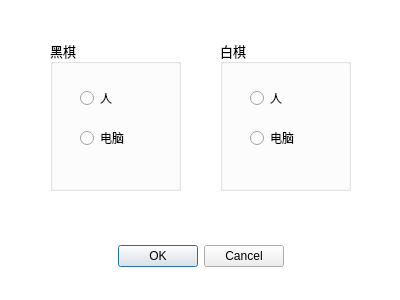
<?xml version="1.0" encoding="UTF-8"?>
<ui version="4.0">
 <class>StandAloneDlg</class>
 <widget class="QDialog" name="StandAloneDlg">
  <property name="geometry">
   <rect>
    <x>0</x>
    <y>0</y>
    <width>400</width>
    <height>300</height>
   </rect>
  </property>
  <property name="windowTitle">
   <string>单机模式</string>
  </property>
  <property name="styleSheet">
   <string notr="true">QDialog{
	background-color: rgb(255, 255, 255);
}
QRadioButton{
	font: 9pt &quot;微软雅黑&quot;;
}
</string>
  </property>
  <widget class="QDialogButtonBox" name="buttonBox">
   <property name="geometry">
    <rect>
     <x>30</x>
     <y>240</y>
     <width>341</width>
     <height>32</height>
    </rect>
   </property>
   <property name="font">
    <font>
     <family>微软雅黑</family>
    </font>
   </property>
   <property name="styleSheet">
    <string notr="true"/>
   </property>
   <property name="standardButtons">
    <set>QDialogButtonBox::Cancel|QDialogButtonBox::Ok</set>
   </property>
   <property name="centerButtons">
    <bool>true</bool>
   </property>
  </widget>
  <widget class="QGroupBox" name="groupBox">
   <property name="geometry">
    <rect>
     <x>50</x>
     <y>40</y>
     <width>131</width>
     <height>151</height>
    </rect>
   </property>
   <property name="font">
    <font>
     <family>微软雅黑</family>
     <pointsize>10</pointsize>
    </font>
   </property>
   <property name="title">
    <string>黑棋</string>
   </property>
   <widget class="QRadioButton" name="radioButton">
    <property name="geometry">
     <rect>
      <x>30</x>
      <y>50</y>
      <width>89</width>
      <height>16</height>
     </rect>
    </property>
    <property name="text">
     <string>人</string>
    </property>
   </widget>
   <widget class="QRadioButton" name="radioButton_2">
    <property name="geometry">
     <rect>
      <x>30</x>
      <y>90</y>
      <width>89</width>
      <height>16</height>
     </rect>
    </property>
    <property name="text">
     <string>电脑</string>
    </property>
   </widget>
  </widget>
  <widget class="QGroupBox" name="groupBox_3">
   <property name="geometry">
    <rect>
     <x>220</x>
     <y>40</y>
     <width>131</width>
     <height>151</height>
    </rect>
   </property>
   <property name="font">
    <font>
     <family>微软雅黑</family>
     <pointsize>10</pointsize>
    </font>
   </property>
   <property name="title">
    <string>白棋</string>
   </property>
   <widget class="QRadioButton" name="radioButton_3">
    <property name="geometry">
     <rect>
      <x>30</x>
      <y>50</y>
      <width>89</width>
      <height>16</height>
     </rect>
    </property>
    <property name="text">
     <string>人</string>
    </property>
   </widget>
   <widget class="QRadioButton" name="radioButton_4">
    <property name="geometry">
     <rect>
      <x>30</x>
      <y>90</y>
      <width>89</width>
      <height>16</height>
     </rect>
    </property>
    <property name="text">
     <string>电脑</string>
    </property>
   </widget>
  </widget>
 </widget>
 <resources/>
 <connections>
  <connection>
   <sender>buttonBox</sender>
   <signal>accepted()</signal>
   <receiver>StandAloneDlg</receiver>
   <slot>accept()</slot>
   <hints>
    <hint type="sourcelabel">
     <x>248</x>
     <y>254</y>
    </hint>
    <hint type="destinationlabel">
     <x>157</x>
     <y>274</y>
    </hint>
   </hints>
  </connection>
  <connection>
   <sender>buttonBox</sender>
   <signal>rejected()</signal>
   <receiver>StandAloneDlg</receiver>
   <slot>reject()</slot>
   <hints>
    <hint type="sourcelabel">
     <x>316</x>
     <y>260</y>
    </hint>
    <hint type="destinationlabel">
     <x>286</x>
     <y>274</y>
    </hint>
   </hints>
  </connection>
 </connections>
</ui>
